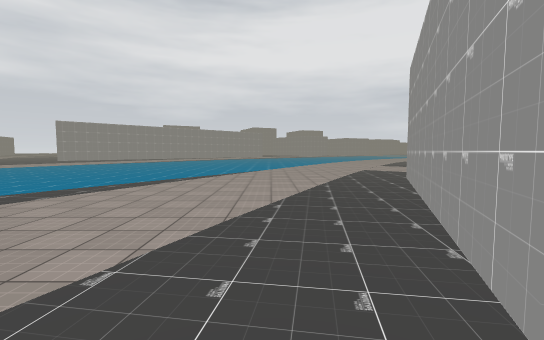
[1] (above)

24 first-person views from a walk through a scene from a Unity 3-D project. The camera is 1.5 m above the floor, tilts 4° down and sees 90° across. The floor is counted in squares, 2 m on a side. Each view is taken from the middle of a square. On the plan, view 1 faces up. The plan holds only what a view shows up to about 10 squares ahead; the rest is blank. The place goes on beyond the plan. The player is left out. Some animated figures are not drawn. Some surface patterns are stand-ins.

[2]
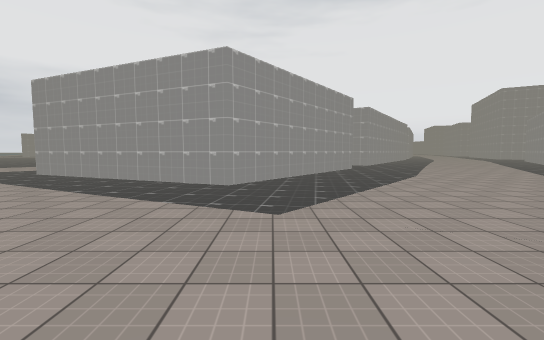

[3]
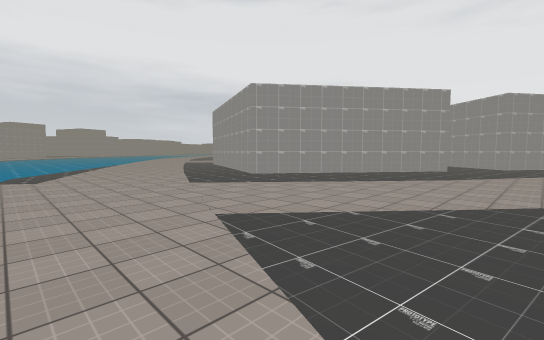

[4]
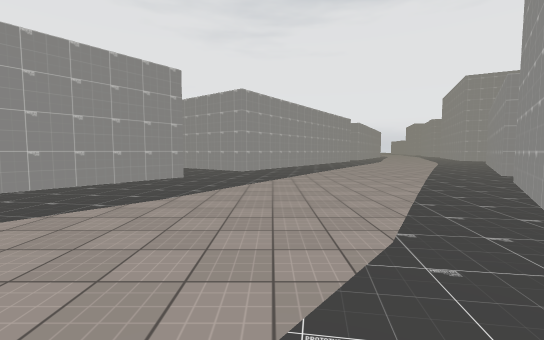

[5]
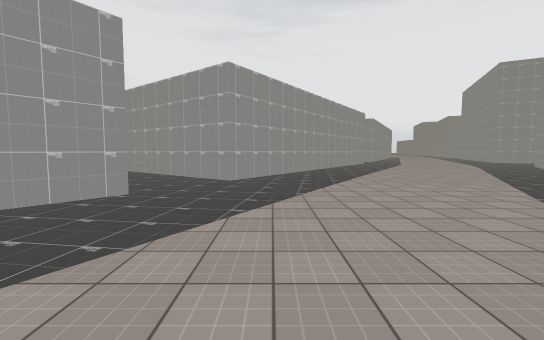

[6]
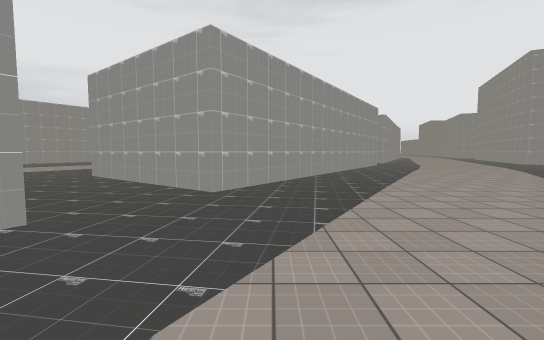

[7]
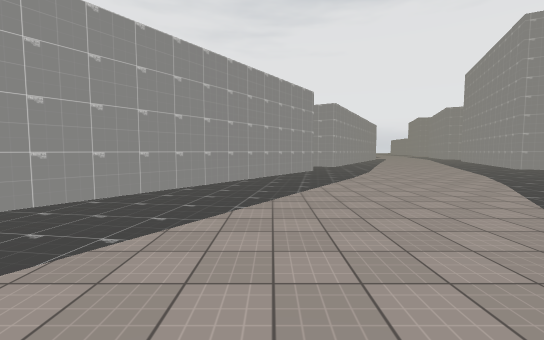

[8]
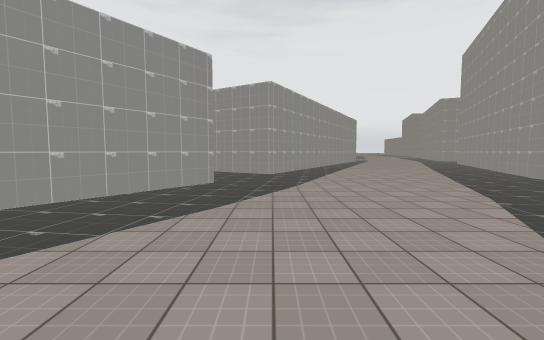

[9]
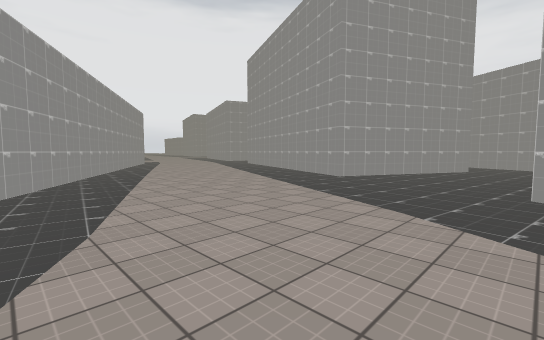

[10]
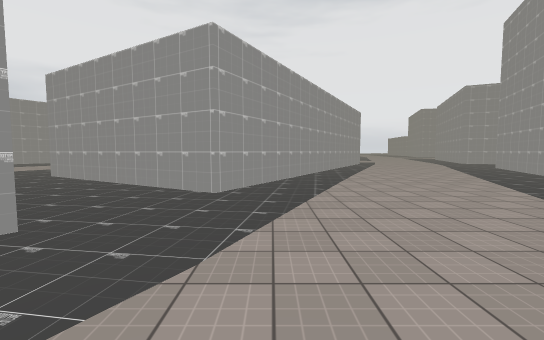

[11]
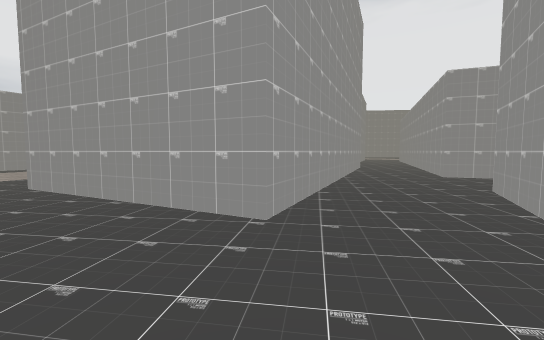

[12]
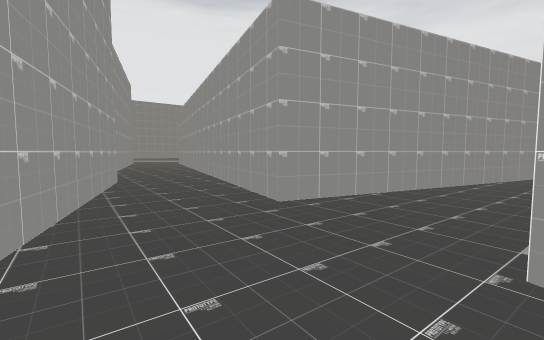

[13]
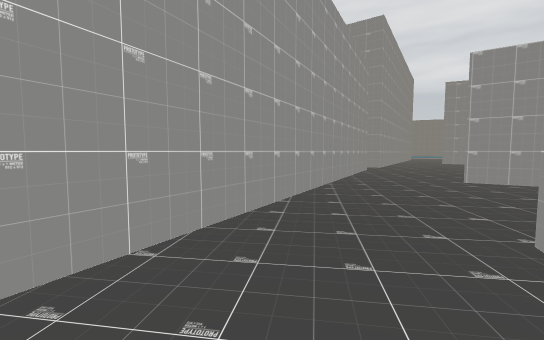

[14]
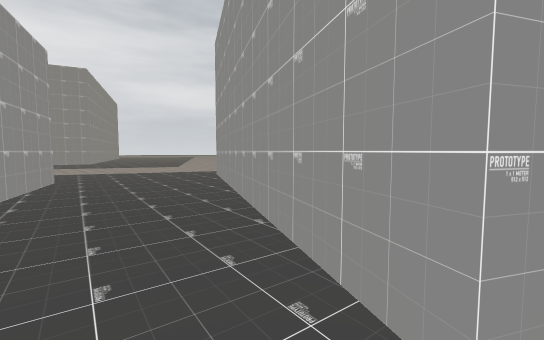

[15]
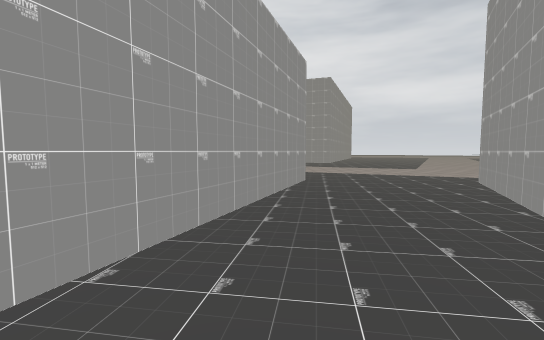

[16]
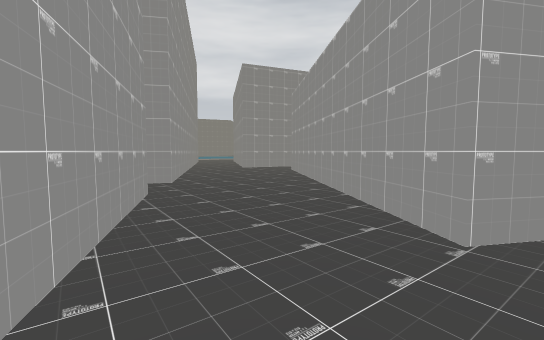

[17]
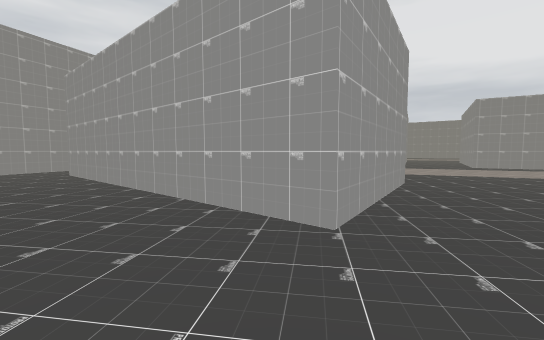

[18]
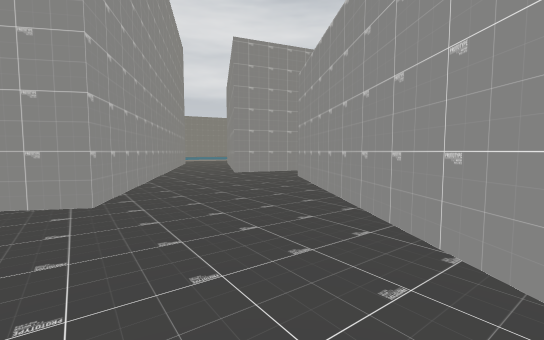

[19]
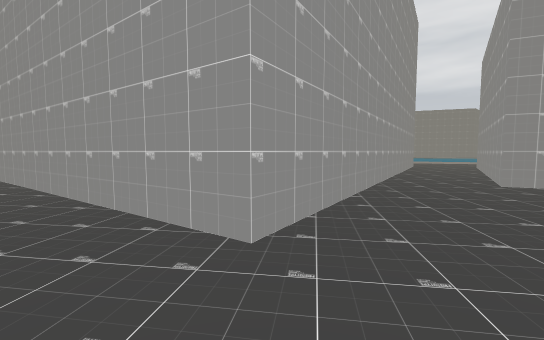

[20]
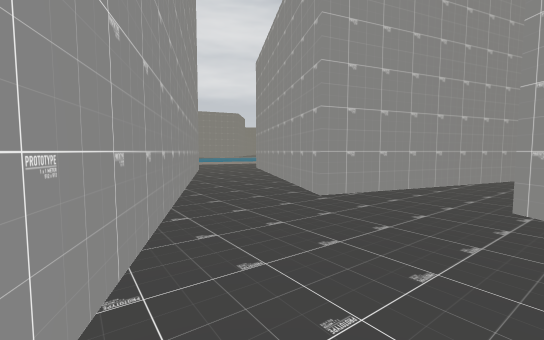

[21]
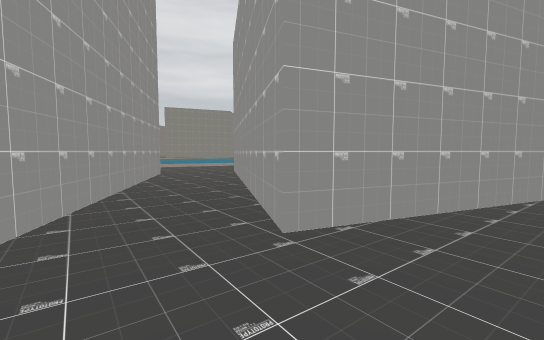

[22]
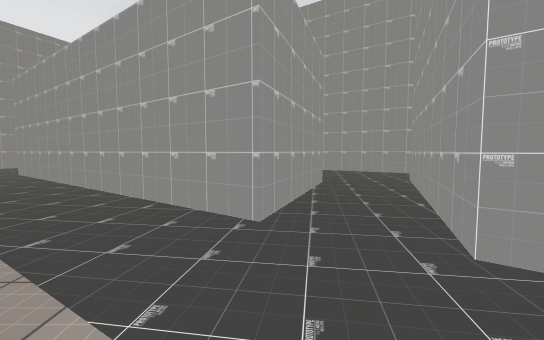

[23]
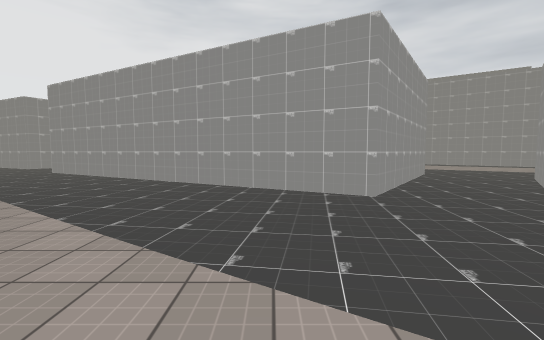

[24]
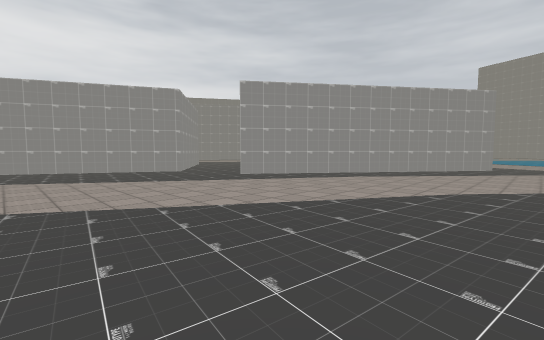

### Floor plan
Points are (right, up) in squares from view 1. A wall is a line through its corners. A room is listed if a view was taken in it or the views show most of it. See-through windows are left out.
Room 1 (views 1, 2, 3, 4, 5, 6, 7, 8, 9, 10, 11, 16, 17, 18, 22, 23, 24)
walls: (8.2, -1.7) (6.8, -3.4) (0.9, 0.7) (3.8, 7.7); (2.5, -9.5) (5.6, -11.8) (5, -13.2); (7.1, -12.9) (15.1, -18.7) (12.6, -22.5) (6.7, -17.5); (5.3, 6.5) (11.5, 2); (18.6, -11.7) (9, -4.9) (12.3, -0.5) (21.7, -5.5); (0, -15) (-3.1, -12.9); (-4, -15.2) (-1.1, -17.1); (9.3, -23.8) (15.1, -27); (26.3, -16) (20.9, -13) (24.2, -7.3); (16.9, -24.9) (19.3, -20.2) (22, -21.3); (24.3, -22.3) (26, -23.1)
ways out: opening at (16, -26) to room 2; opening at (8.5, -20.5) to room 3; opening at (6, -13) to room 4; opening at (-1, -16)
Room 2 (views 12, 13, 14, 15)
walls: (19.1, -37.1) (21.8, -29.9) (28, -32.2); (26.2, -29) (16.9, -24.9); (15.1, -27) (19, -29.1) (15, -36.5)
ways out: opening at (16, -26) to room 1
Room 3 (views 19, 20, 21)
walls: (6.7, -17.5) (5.8, -16.7); (8, -23.1) (9.3, -23.8); (2, -19.1) (6.8, -22.2) (6.2, -23); (3.8, -16.1) (3.3, -17.2)
ways out: opening at (8.5, -20.5) to room 1; opening at (5, -17) to room 4; opening at (3, -18); opening at (7, -23)
Room 4 (no view inside)
walls: (5, -13.2) (3.8, -16.1); (5.8, -16.7) (7.1, -12.9)
ways out: opening at (6, -13) to room 1; opening at (5, -17) to room 3

Where each view was taken, in squares from view 1:
view 1: 0 up, 0 right, facing up
view 2: 0 up, 5 left, facing right
view 3: 6 down, 5 left, facing up-right
view 4: 6 down, 1 left, facing right
view 5: 6 down, 2 right, facing right
view 6: 6 down, 4 right, facing right
view 7: 10 down, 8 right, facing right
view 8: 13 down, 12 right, facing right
view 9: 13 down, 15 right, facing down-right
view 10: 14 down, 16 right, facing right
view 11: 25 down, 14 right, facing right
view 12: 27 down, 19 right, facing down-right
view 13: 27 down, 19 right, facing left
view 14: 29 down, 20 right, facing down-left
view 15: 30 down, 20 right, facing down
view 16: 25 down, 13 right, facing up-left
view 17: 25 down, 12 right, facing up
view 18: 23 down, 11 right, facing up-left
view 19: 22 down, 9 right, facing left
view 20: 21 down, 6 right, facing up-left
view 21: 19 down, 5 right, facing up-left
view 22: 10 down, 7 right, facing down
view 23: 4 up, 14 right, facing down
view 24: 9 up, 17 right, facing down-left
